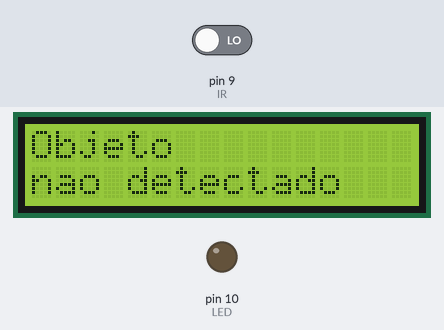
Simulated run of this sketch. Board: Arduino Uno, built with avr-gcc and run on an emulated ATmega328P. On the bench: 16×2 character LCD, output pins drawn as LEDs (lit = HIGH). The inputs (shaded band) are chosen by the test bench; at power-on: pin 9 (IR) LOW.

Above: at 1.2 s.
1.3 s: pin 9 (IR) driven HIGH
At 2.3 s:
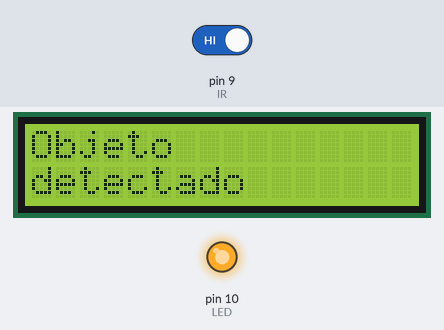
2.8 s: pin 9 (IR) driven LOW
At 3.5 s:
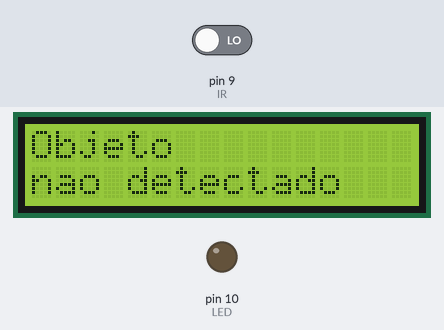
Timing chart, 0 to 5.8 s (numbered marks = the images above; inputs shaded):
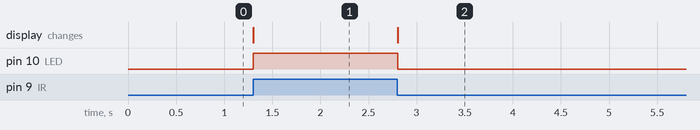

Measured:
- after the input at 1.3 s, pin 10 (LED): LOW → HIGH at once; the display: changes at once (image 1)
- after the input at 2.8 s, pin 10 (LED): HIGH → LOW at once; the display: changes at once (image 2)

The sketch:

Exercicio_5.ino
```cpp
#include <LiquidCrystal.h>
#define IR 9
#define LED 10


LiquidCrystal lcd(12, 11, 5, 4, 3, 2);

void setup()
{
  Serial.begin(9600);
  lcd.begin(16, 2); //inicia lcd
  pinMode(IR,INPUT);
  pinMode(LED, OUTPUT);
  lcd.setCursor(0,0);
  lcd.print("Objeto");
}

void loop()
{

 bool valor_sensor = digitalRead(IR);
  if(valor_sensor){
    digitalWrite(LED,HIGH);
    lcd.setCursor(0,1);
    lcd.print("detectado    ");

 }else{
   digitalWrite(LED,LOW);
    lcd.setCursor(0,1);
    lcd.print("nao detectado");

              }
}
```
